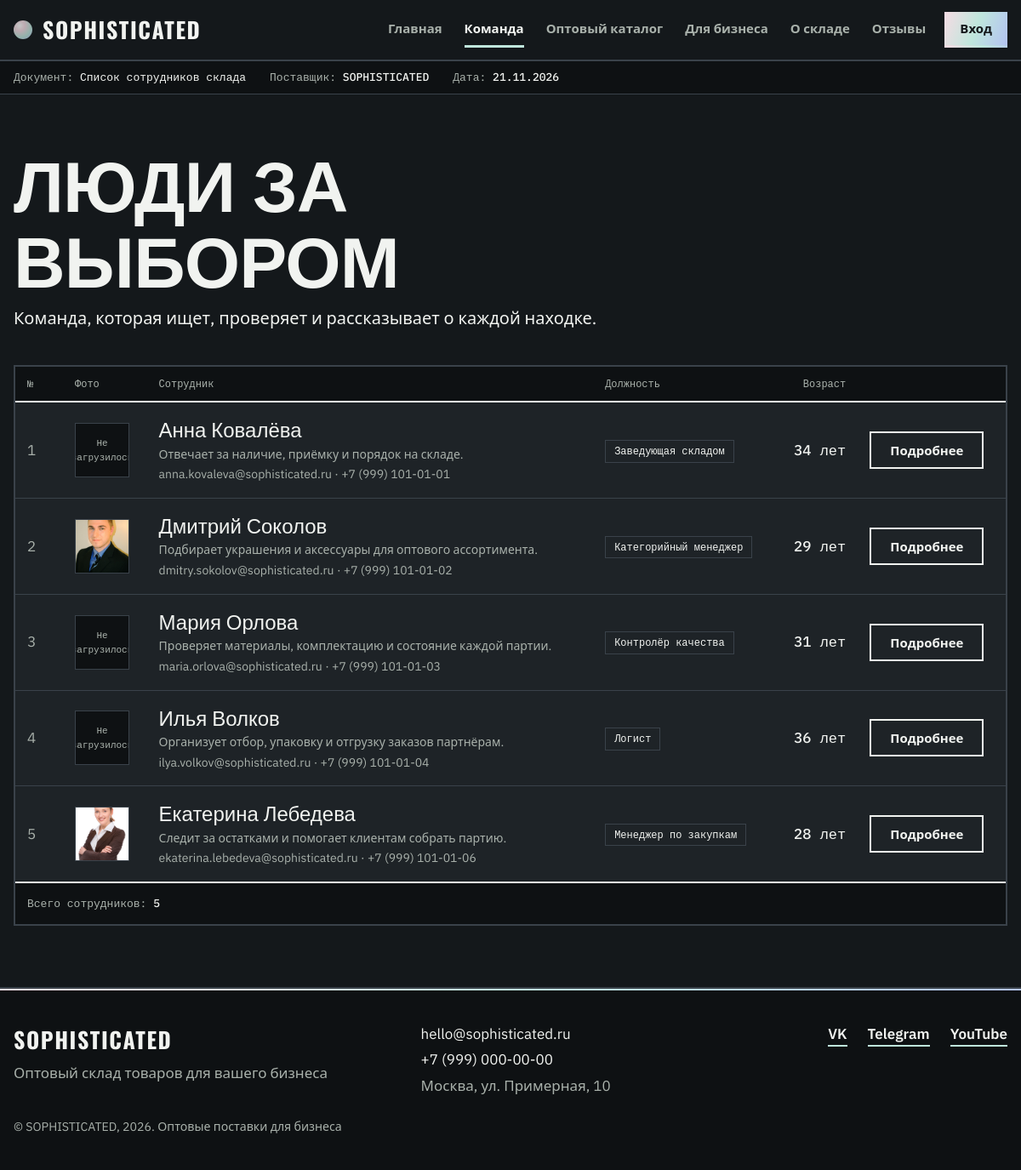
Page /news/ on the committed database.
### hello/models.py (models this page shows)
class Person(models.Model):
    name = models.CharField('Имя', max_length=20)
    fam = models.CharField('Фамилия', max_length=100, default='Не указана')
    oth = models.CharField('Отчество', max_length=20, blank=True, default='')
    age = models.IntegerField('Возраст')
    image = models.ImageField('Фото сотрудника', upload_to='people/', null=True, blank=True)
    description = models.TextField('Описание сотрудника', max_length=1000, blank=True, default='')
    position = models.CharField('Должность', max_length=100, blank=True, default='')
    email = models.EmailField('Рабочая почта', blank=True, default='')
    phone = models.CharField('Рабочий телефон', max_length=30, blank=True, default='')
    def __str__(self):
        return f'{self.fam} {self.name} {self.oth}'.strip()
    class Meta:
        verbose_name = 'Сотрудник'
        verbose_name_plural = 'Сотрудники'

### hello/views.py (the view)
# urls.py: path('news/', views.news, name='news'),
def news(request):
    people = Person.objects.all()
    return render(request, "news.html", {"people": people})

### hello/context_processors.py (called while the page is built)
def settings(request):
    return {'settings': {
        'YMETRICA_ID': _settings.YMETRICA_ID,
        'GA_MEASUREMENT_ID': _settings.GA_MEASUREMENT_ID,
    }}

def site_contacts(request):
    return {'SITE_CONTACTS': {
        'email': _settings.SITE_EMAIL, 'phone': _settings.SITE_PHONE,
        'address': _settings.SITE_ADDRESS, 'vk': _settings.SITE_VK,
        'telegram': _settings.SITE_TELEGRAM, 'youtube': _settings.SITE_YOUTUBE,
    }}

### hello/templates/news.html (shortened to what this page needs)
{% extends 'base.html' %}
{% load static %}
{% block doc_name %}Список сотрудников склада{% endblock %}
{% block content %}
<div class="sheet">
    <header class="sheet__head">
        <h1>Люди за выбором</h1>
        <p class="sheet__lead">Команда, которая ищет, проверяет и рассказывает о каждой находке.</p>
    </header>
    {% if people %}
    <div class="table-wrap">
        <table class="doc-table">
            <thead>
                <tr>
                    <th scope="col">№</th>
                    <th scope="col">Фото</th>
                    <th scope="col">Сотрудник</th>
                    <th scope="col">Должность</th>
                    <th scope="col" class="right">Возраст</th>
                    <th scope="col"><span class="visually-hidden">Действие</span></th>
                </tr>
            </thead>
            <tbody>
                {% for person in people %}
                <tr>
                    <td class="num">{{ forloop.counter }}</td>
                    <td>
                        {% if person.image %}
                            <img src="{{ person.image.url }}" alt="{{ person }}" class="thumb" width="64" height="64" loading="lazy">
                        {% else %}
                            <div class="thumb thumb--empty">Не загрузилось</div>
                        {% endif %}
                    </td>
                    <td>
                        <span class="name person-name">{{ person.name }} {{ person.fam }}</span>
                        {% if person.description %}<span class="sub person-description">{{ person.description|truncatechars:110 }}</span>{% endif %}
                        {% if person.email or person.phone %}<span class="sub person-contacts">{{ person.email }}{% if person.email and person.phone %} · {% endif %}{{ person.phone }}</span>{% endif %}
                    </td>
                    <td><span class="tag person-position">{{ person.position|default:'Сотрудник команды' }}</span></td>
                    <td class="qty right">{{ person.age }} лет</td>
                    <td>
                        <button class="btn btn--ghost" type="button"
                                data-person-name="{{ person.name }} {{ person.fam }}"
                                data-person-patronymic="{{ person.oth }}"
                                data-person-age="{{ person.age }}"
                                data-person-position="{{ person.position }}"
                                data-person-contacts="{{ person.email }}{% if person.email and person.phone %} · {% endif %}{{ person.phone }}"
                                data-person-description="{{ person.description|escape }}"
                                {% if person.image %}data-person-image="{{ person.image.url }}"{% endif %}
                                aria-haspopup="dialog" aria-controls="person-modal">Подробнее</button>
                    </td>
                </tr>
                {% endfor %}
            </tbody>
            <tfoot>
                <tr><td colspan="6">Всего сотрудников: <b>{{ people|length }}</b></td></tr>
            </tfoot>
        </table>
    </div>
    {% else %}
    <p class="empty-message">Сотрудники не найдены.</p>
    {% endif %}
</div>
{% endblock %}

### hello/static/css/style.css (style rules this page uses)
* { margin: 0; padding: 0; box-sizing: border-box; }
html { background: var(--bg); }
body { display: flex; flex-direction: column; min-height: 100vh; color: var(--text); background: var(--bg); font-family: var(--font-body); font-size: 17px; line-height: 1.55; }
h1, h2, h3 { font-family: var(--font-head); font-weight: 700; line-height: 1.05; text-wrap: balance; }
h1 { font-size: clamp(40px, 7vw, 88px); text-transform: uppercase; letter-spacing: -0.01em; }
p { color: var(--muted); }
img { max-width: 100%; }
.sheet { width: var(--wrap); margin: 0 auto; padding: 56px 0 72px; display: flex; flex-direction: column; gap: 40px; }
.sheet > * { min-width: 0; }
.sheet__head { display: flex; flex-direction: column; gap: 14px; max-width: 860px; }
.sheet__lead { font-size: 20px; color: var(--text); }
.btn { display: inline-flex; align-items: center; justify-content: center; min-height: 44px; padding: 10px 22px; color: var(--bg); background: var(--pearl); background-origin: border-box; border: 2px solid transparent; font-family: var(--font-body); font-size: 15px; font-weight: 600; text-decoration: none; cursor: pointer; }
.btn--ghost { color: var(--text); background: transparent; border-color: var(--text); }
.table-wrap { position: relative; overflow-x: auto; border: 2px solid var(--line); background: var(--panel); }
.doc-table { width: 100%; min-width: 760px; border-collapse: collapse; text-align: left; }
.doc-table th { padding: 11px 14px; background: var(--deep); border-bottom: 2px solid var(--text); font-family: var(--font-mono); font-size: 12px; font-weight: 500; color: var(--muted); white-space: nowrap; }
.doc-table td { padding: 16px 14px; border-bottom: 1px solid var(--line); vertical-align: middle; }
.doc-table .num { font-family: var(--font-mono); color: var(--muted); width: 56px; }
.doc-table .right { text-align: right; }
.doc-table .qty, .doc-table .date { font-family: var(--font-mono); font-weight: 500; white-space: nowrap; }
.doc-table .name { font-family: var(--font-head); font-weight: 500; font-size: 24px; line-height: 1.2; }
.doc-table .sub { display: block; margin-top: 2px; font-family: var(--font-body); font-weight: 400; font-size: 14px; color: var(--muted); }
.doc-table tfoot td { padding: 14px; background: var(--deep); border-top: 2px solid var(--text); border-bottom: 0; font-family: var(--font-mono); font-size: 13px; color: var(--muted); }
.doc-table tfoot b { color: var(--text); font-weight: 500; }
.thumb { display: block; width: 64px; height: 64px; object-fit: cover; border: 1px solid var(--line); background: var(--deep); }
.tag { display: inline-block; padding: 3px 10px; border: 1px solid var(--line); font-family: var(--font-mono); font-size: 12px; color: var(--text); white-space: nowrap; }
:root { --scroll-progress: 0; }
.pearl-rule, .home-callout, .menu__login, .btn { background-size: 200% 100%; animation: pearl-shift 9000ms ease-in-out infinite; }
.btn { position: relative; overflow: hidden; }
.btn::after { content: ""; position: absolute; inset: 0; background: linear-gradient(90deg, transparent, rgba(255, 255, 255, 0.35), transparent); pointer-events: none; animation: shine 900ms ease-in-out 400ms both; }
body[data-page="products"] .catalog-tools, body[data-page="news"] .table-wrap { animation: soft-fade 260ms ease-out both; }
.doc-table tbody tr { animation: row-slide 300ms ease-out both; }
.doc-table tbody tr:nth-child(2) { animation-delay: 40ms; }
.doc-table tbody tr:nth-child(3) { animation-delay: 80ms; }
.doc-table tbody tr:nth-child(4) { animation-delay: 120ms; }
.doc-table tbody tr:nth-child(5) { animation-delay: 160ms; }
.doc-table tbody td { position: relative; }
.doc-table tbody td::before { content: ""; position: absolute; inset: 0; background: linear-gradient(90deg, rgba(191, 230, 220, 0.18), transparent 70%); transform: scaleX(0); transform-origin: left; pointer-events: none; }
.thumb { animation: thumb-reveal 380ms ease-out both; }
body[data-page="news"] .doc-table tbody .thumb { animation: portrait-reveal 480ms ease-out both; }
.person-name { animation: person-slide 320ms ease-out both; }
.person-description { animation: soft-fade 300ms ease-out 80ms both; }
.person-position { animation: person-slide 320ms ease-out 120ms both; }
.person-contacts { animation: contact-slide 340ms ease-out 200ms both; }

### rows in the picture
Person: name "Анна", fam "Ковалёва", description "Отвечает за наличие, приёмку и порядок на складе.", email "anna.kovaleva@sophisticated.ru", phone "+7 (999) 101-01-01", position "Заведующая складом", age "34"
Person: image (picture), name "Дмитрий", fam "Соколов", description "Подбирает украшения и аксессуары для оптового ассортимента.", email "dmitry.sokolov@sophisticated.ru", phone "+7 (999) 101-01-02", position "Категорийный менеджер", age "29"
Person: name "Мария", fam "Орлова", description "Проверяет материалы, комплектацию и состояние каждой партии.", email "maria.orlova@sophisticated.ru", phone "+7 (999) 101-01-03", position "Контролёр качества", age "31"
Person: name "Илья", fam "Волков", description "Организует отбор, упаковку и отгрузку заказов партнёрам.", email "ilya.volkov@sophisticated.ru", phone "+7 (999) 101-01-04", position "Логист", age "36"
Person: image (picture), name "Екатерина", fam "Лебедева", description "Следит за остатками и помогает клиентам собрать партию.", email "ekaterina.lebedeva@sophisticated.ru", phone "+7 (999) 101-01-06", position "Менеджер по закупкам", age "28"

### other values in the picture
{{ people|length }} "5"
{{ SITE_CONTACTS.email }} "hello@sophisticated.ru"
{{ SITE_CONTACTS.phone }} "+7 (999) 000-00-00"
{{ SITE_CONTACTS.address }} "Москва, ул. Примерная, 10"
